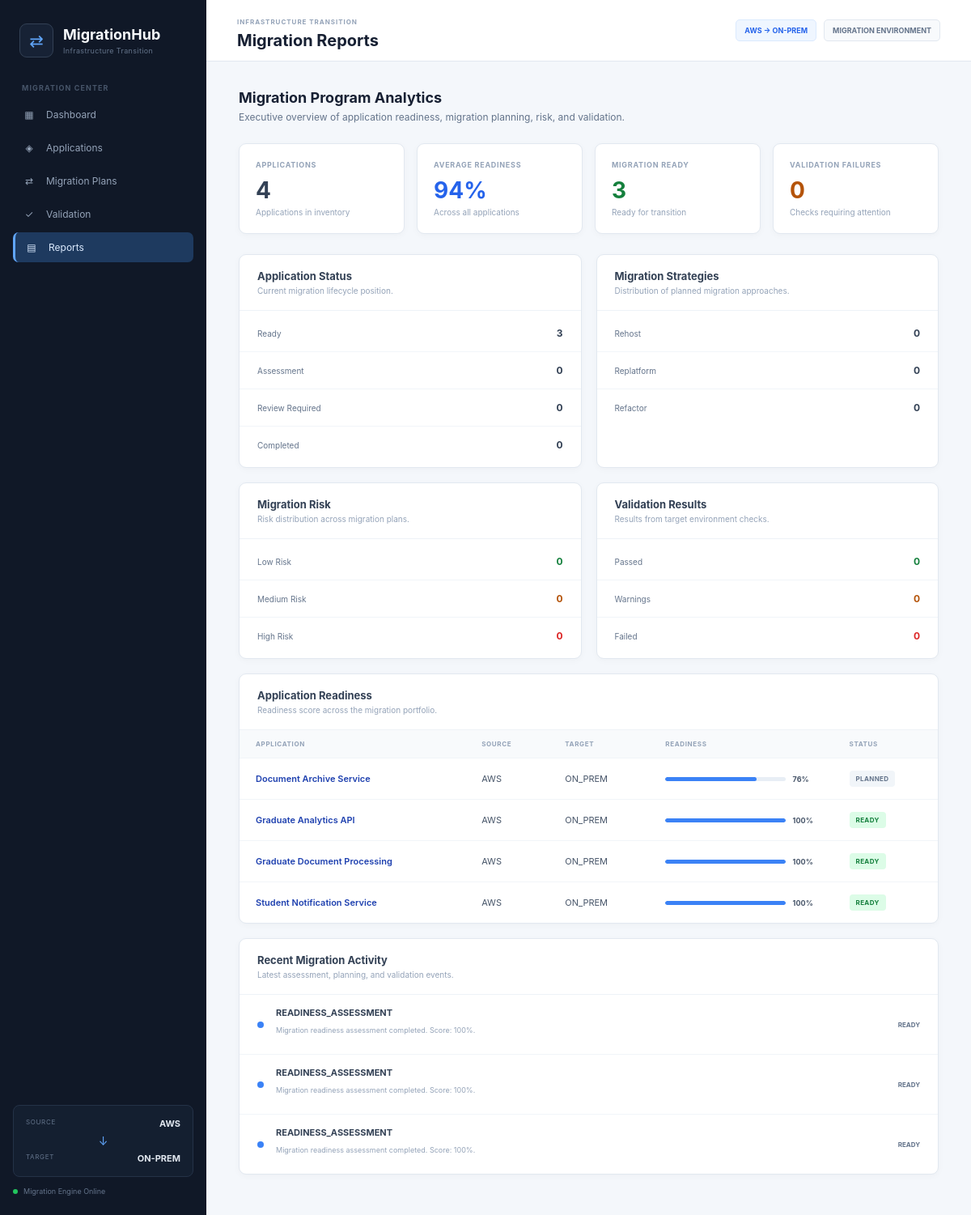
Page /reports on the committed database.
### models.py (models this page shows)
class Application(Base):
    __tablename__ = "applications"
    id = Column(
        Integer,
        primary_key=True,
        index=True
    )
    name = Column(
        String(200),
        nullable=False
    )
    description = Column(
        Text
    )
    source_environment = Column(
        String(100),
        default="AWS"
    )
    target_environment = Column(
        String(100),
        default="ON_PREM"
    )
    aws_service = Column(
        String(100)
    )
    runtime = Column(
        String(100)
    )
    database_type = Column(
        String(100)
    )
    migration_status = Column(
        String(50),
        default="PLANNED"
    )
    readiness_score = Column(
        Float,
        default=0
    )
    created_at = Column(
        DateTime,
        default=datetime.utcnow
    )
    updated_at = Column(
        DateTime,
        default=datetime.utcnow,
        onupdate=datetime.utcnow
    )

class MigrationEvent(Base):
    __tablename__ = "migration_events"
    id = Column(
        Integer,
        primary_key=True,
        index=True
    )
    application_id = Column(
        Integer,
        nullable=False
    )
    event_type = Column(
        String(100)
    )
    message = Column(
        Text
    )
    status = Column(
        String(50)
    )
    created_at = Column(
        DateTime,
        default=datetime.utcnow
    )

### app.py (the view)
@app.get(
    "/reports",
    response_class=HTMLResponse
)
def reports_page(
    request: Request,
    db: Session = Depends(get_db)
):
    applications = (
        db.query(Application)
        .order_by(Application.name)
        .all()
    )
    plans = (
        db.query(MigrationPlan)
        .order_by(
            desc(MigrationPlan.created_at)
        )
        .all()
    )
    validations = (
        db.query(ValidationCheck)
        .order_by(
            desc(ValidationCheck.executed_at)
        )
        .all()
    )
    events = (
        db.query(MigrationEvent)
        .order_by(
            desc(MigrationEvent.created_at)
        )
        .limit(15)
        .all()
    )
    total_applications = len(applications)
    ready_count = sum(
        application.migration_status == "READY"
        for application in applications
    )
    assessment_count = sum(
        application.migration_status == "ASSESSMENT"
        for application in applications
    )
    review_count = sum(
        application.migration_status == "REVIEW_REQUIRED"
        for application in applications
    )
    completed_count = sum(
        application.migration_status == "COMPLETED"
        for application in applications
    )
    if applications:
        average_readiness = (
            sum(
                application.readiness_score or 0
                for application in applications
            )
            / total_applications
        )
    else:
        average_readiness = 0
    strategy_counts = {
        "REHOST":
            sum(
                plan.strategy == "REHOST"
                for plan in plans
            ),
        "REPLATFORM":
            sum(
                plan.strategy == "REPLATFORM"
                for plan in plans
            ),
        "REFACTOR":
            sum(
                plan.strategy == "REFACTOR"
                for plan in plans
            )
    }
    risk_counts = {
        "LOW":
            sum(
                plan.risk_level == "LOW"
                for plan in plans
            ),
        "MEDIUM":
            sum(
                plan.risk_level == "MEDIUM"
                for plan in plans
            ),
        "HIGH":
            sum(
                plan.risk_level == "HIGH"
                for plan in plans
            )
    }
    validation_passed = sum(
        check.status == "PASS"
        for check in validations
    )
    validation_failed = sum(
        check.status == "FAIL"
        for check in validations
    )
    validation_warnings = sum(
        check.status == "WARNING"
        for check in validations
    )
    return templates.TemplateResponse(
        request=request,
        name="reports.html",
        context={
            "applications":
                applications,
            "plans":
                plans,
            "validations":
                validations,
            "events":
                events,
            "total_applications":
                total_applications,
            "ready_count":
                ready_count,
            "assessment_count":
                assessment_count,
            "review_count":
                review_count,
            "completed_count":
                completed_count,
            "average_readiness":
                average_readiness,
            "strategy_counts":
                strategy_counts,
            "risk_counts":
                risk_counts,
            "validation_passed":
                validation_passed,
            "validation_failed":
                validation_failed,
            "validation_warnings":
                validation_warnings
        }
    )

### templates/reports.html (shortened to what this page needs)
{% extends "base.html" %}
{% block page_title %}
Migration Reports
{% endblock %}
{% block content %}
<div class="page-intro">
    <div>
        <h3>
            Migration Program Analytics
        </h3>
        <p>
            Executive overview of application readiness,
            migration planning, risk, and validation.
        </p>
    </div>
</div>
<div class="summary-grid">
    <div class="summary-card">
        <span>
            APPLICATIONS
        </span>
        <strong>
            {{ total_applications }}
        </strong>
        <small>
            Applications in inventory
        </small>
    </div>
    <div class="summary-card">
        <span>
            AVERAGE READINESS
        </span>
        <strong class="complete">
            {{ average_readiness|round|int }}%
        </strong>
        <small>
            Across all applications
        </small>
    </div>
    <div class="summary-card">
        <span>
            MIGRATION READY
        </span>
        <strong class="success">
            {{ ready_count }}
        </strong>
        <small>
            Ready for transition
        </small>
    </div>
    <div class="summary-card">
        <span>
            VALIDATION FAILURES
        </span>
        <strong class="warning">
            {{ validation_failed }}
        </strong>
        <small>
            Checks requiring attention
        </small>
    </div>
</div>
<div class="report-grid">
    <div class="panel">
        <div class="panel-header">
            <div>
                <h3>
                    Application Status
                </h3>
                <p>
                    Current migration lifecycle position.
                </p>
            </div>
        </div>
        <div class="analytics-list">
            <div class="analytics-row">
                <span>
                    Ready
                </span>
                <strong>
                    {{ ready_count }}
                </strong>
            </div>
            <div class="analytics-row">
                <span>
                    Assessment
                </span>
                <strong>
                    {{ assessment_count }}
                </strong>
            </div>
            <div class="analytics-row">
                <span>
                    Review Required
                </span>
                <strong>
                    {{ review_count }}
                </strong>
            </div>
            <div class="analytics-row">
                <span>
                    Completed
                </span>
                <strong>
                    {{ completed_count }}
                </strong>
            </div>
        </div>
    </div>
    <div class="panel">
        <div class="panel-header">
            <div>
                <h3>
                    Migration Strategies
                </h3>
                <p>
                    Distribution of planned migration approaches.
                </p>
            </div>
        </div>
        <div class="analytics-list">
            <div class="analytics-row">
                <span>
                    Rehost
                </span>
                <strong>
                    {{ strategy_counts["REHOST"] }}
                </strong>
            </div>
            <div class="analytics-row">
                <span>
                    Replatform
                </span>
                <strong>
                    {{ strategy_counts["REPLATFORM"] }}
                </strong>
            </div>
            <div class="analytics-row">
                <span>
                    Refactor
                </span>
                <strong>
                    {{ strategy_counts["REFACTOR"] }}
                </strong>
            </div>
        </div>
    </div>
    <div class="panel">
        <div class="panel-header">
            <div>
                <h3>
                    Migration Risk
                </h3>
                <p>
                    Risk distribution across migration plans.
                </p>
            </div>
        </div>
        <div class="analytics-list">
            <div class="analytics-row">
                <span>
                    Low Risk
                </span>
                <strong class="risk-low">
                    {{ risk_counts["LOW"] }}
                </strong>
            </div>
            <div class="analytics-row">
                <span>
                    Medium Risk
                </span>
                <strong class="risk-medium">
                    {{ risk_counts["MEDIUM"] }}
                </strong>
            </div>
            <div class="analytics-row">
                <span>
                    High Risk
                </span>
                <strong class="risk-high">
                    {{ risk_counts["HIGH"] }}
                </strong>
            </div>
        </div>
    </div>
    <div class="panel">
        <div class="panel-header">
            <div>
                <h3>
                    Validation Results
                </h3>
                <p>
                    Results from target environment checks.
                </p>
            </div>
        </div>
        <div class="analytics-list">
            <div class="analytics-row">
                <span>
                    Passed
                </span>
                <strong class="risk-low">
                    {{ validation_passed }}
                </strong>
            </div>
            <div class="analytics-row">
                <span>
                    Warnings
                </span>
                <strong class="risk-medium">
                    {{ validation_warnings }}
                </strong>
            </div>
            <div class="analytics-row">
                <span>
                    Failed
                </span>
                <strong class="risk-high">
                    {{ validation_failed }}
                </strong>
            </div>
        </div>
    </div>
</div>
<div class="panel section-panel">
    <div class="panel-header">
        <div>
            <h3>
                Application Readiness
            </h3>
            <p>
                Readiness score across the migration portfolio.
            </p>
        </div>
    </div>
    <div class="report-table-container">
        <table>
            <thead>
                <tr>
                    <th>
                        APPLICATION
                    </th>
                    <th>
                        SOURCE
                    </th>
                    <th>
                        TARGET
                    </th>
                    <th>
                        READINESS
                    </th>
                    <th>
                        STATUS
                    </th>
                </tr>
            </thead>
            <tbody>
                {% for application in applications %}
                <tr>
                    <td>
                        <a
                            href="/applications/{{ application.id }}"
                            class="application-name"
                        >
                            {{ application.name }}
                        </a>
                    </td>
                    <td>
                        {{ application.source_environment }}
                    </td>
                    <td>
                        {{ application.target_environment }}
                    </td>
                    <td>
                        <div class="readiness">
                            <div class="progress">
                                <div
                                    class="progress-fill"
                                    style="width: {{ application.readiness_score }}%"
                                ></div>
                            </div>
                            <span>
                                {{ application.readiness_score|round|int }}%
                            </span>
                        </div>
                    </td>
                    <td>
                        <span
                            class="status
                            {% if application.migration_status == 'READY' %}
                                ready
                            {% elif application.migration_status == 'COMPLETED' %}
                                completed
                            {% elif application.migration_status == 'ASSESSMENT' %}
                                assessment
                            {% elif application.migration_status == 'REVIEW_REQUIRED' %}
                                review
                            {% else %}
                                planned
                            {% endif %}
                            "
                        >
                            {{ application.migration_status }}
                        </span>
                    </td>
                </tr>
                {% endfor %}
            </tbody>
        </table>
    </div>
</div>
<div class="panel section-panel">
    <div class="panel-header">
        <div>
            <h3>
                Recent Migration Activity
            </h3>
            <p>
                Latest assessment, planning, and validation events.
            </p>
        </div>
    </div>
    {% if events %}
        {% for event in events %}
        <div class="event-row">
            <div class="event-marker"></div>
            <div>
                <strong>
                    {{ event.event_type }}
                </strong>
                <p>
                    {{ event.message }}
                </p>
            </div>
            <span>
                {{ event.status }}
            </span>
        </div>
        {% endfor %}
    {% else %}
        <div class="empty-state">
            No migration activity recorded yet.
        </div>
    {% endif %}
</div>
{% endblock %}

### rows in the picture
Application: name "Document Archive Service", source_environment "AWS", target_environment "ON_PREM", readiness_score "76", migration_status "PLANNED"
Application: name "Graduate Analytics API", source_environment "AWS", target_environment "ON_PREM", readiness_score "100", migration_status "READY"
Application: name "Graduate Document Processing", source_environment "AWS", target_environment "ON_PREM", readiness_score "100", migration_status "READY"
Application: name "Student Notification Service", source_environment "AWS", target_environment "ON_PREM", readiness_score "100", migration_status "READY"
MigrationEvent: event_type "READINESS_ASSESSMENT", message "Migration readiness assessment completed. Score: 100%.", status "READY"
MigrationEvent: event_type "READINESS_ASSESSMENT", message "Migration readiness assessment completed. Score: 100%.", status "READY"
MigrationEvent: event_type "READINESS_ASSESSMENT", message "Migration readiness assessment completed. Score: 100%.", status "READY"

### other values in the picture
{{ total_applications }} "4"
{{ average_readiness|round|int }} "94"
{{ ready_count }} "3"
{{ validation_failed }} "0"
{{ assessment_count }} "0"
{{ review_count }} "0"
{{ completed_count }} "0"
{{ strategy_counts["REHOST"] }} "0"
{{ strategy_counts["REPLATFORM"] }} "0"
{{ strategy_counts["REFACTOR"] }} "0"
{{ risk_counts["LOW"] }} "0"
{{ risk_counts["MEDIUM"] }} "0"
{{ risk_counts["HIGH"] }} "0"
{{ validation_passed }} "0"
{{ validation_warnings }} "0"
